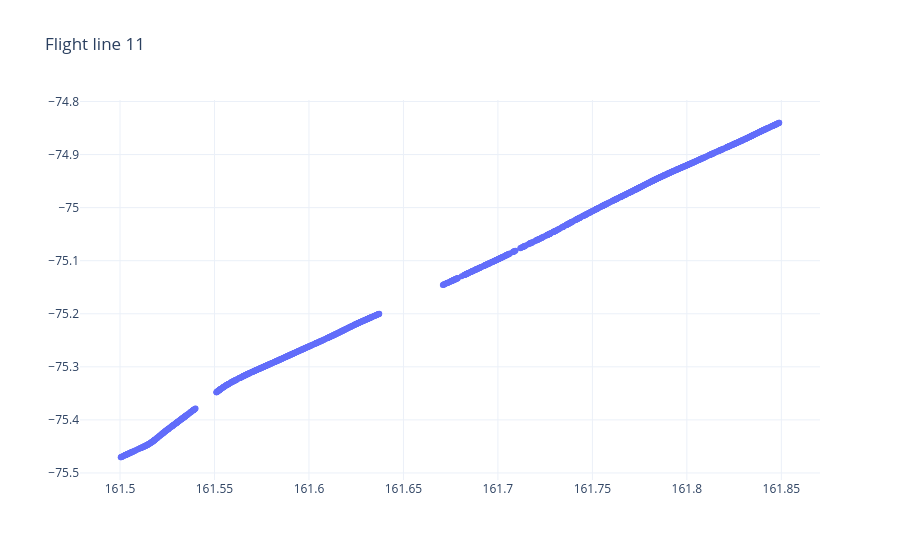

The notebook cell this image was saved under:
### Markdown cell above
# Visualise

### Code cell
fig = go.Figure(data = go.Scatter(x = flight[flight["trajectory_id"] == 'IR2HI2_2011325_DVG_JKB2e_Y26a']["longitude (degree_east)"], 
                                  y = flight[flight["trajectory_id"] == 'IR2HI2_2011325_DVG_JKB2e_Y26a']["latitude (degree_north)"], 
                                  mode = 'markers'))
fig.update_layout(title = "Flight line 11", template = "plotly_white")
# Dome A is around 1 M
fig.show()

### Figure 1 — Plotly figure (JSON) as saved in the notebook; plotly's stock layout.template omitted (floating-point values rounded to 4 significant figures; data arrays with more than 128 entries replaced by an {"elided": "..."} marker saying what was removed)
{"data": [{"mode": "markers", "type": "scatter", "x": {"elided": "1742 float values"}, "y": {"elided": "1742 float values"}}], "layout": {"title": {"text": "Flight line 11"}}}
